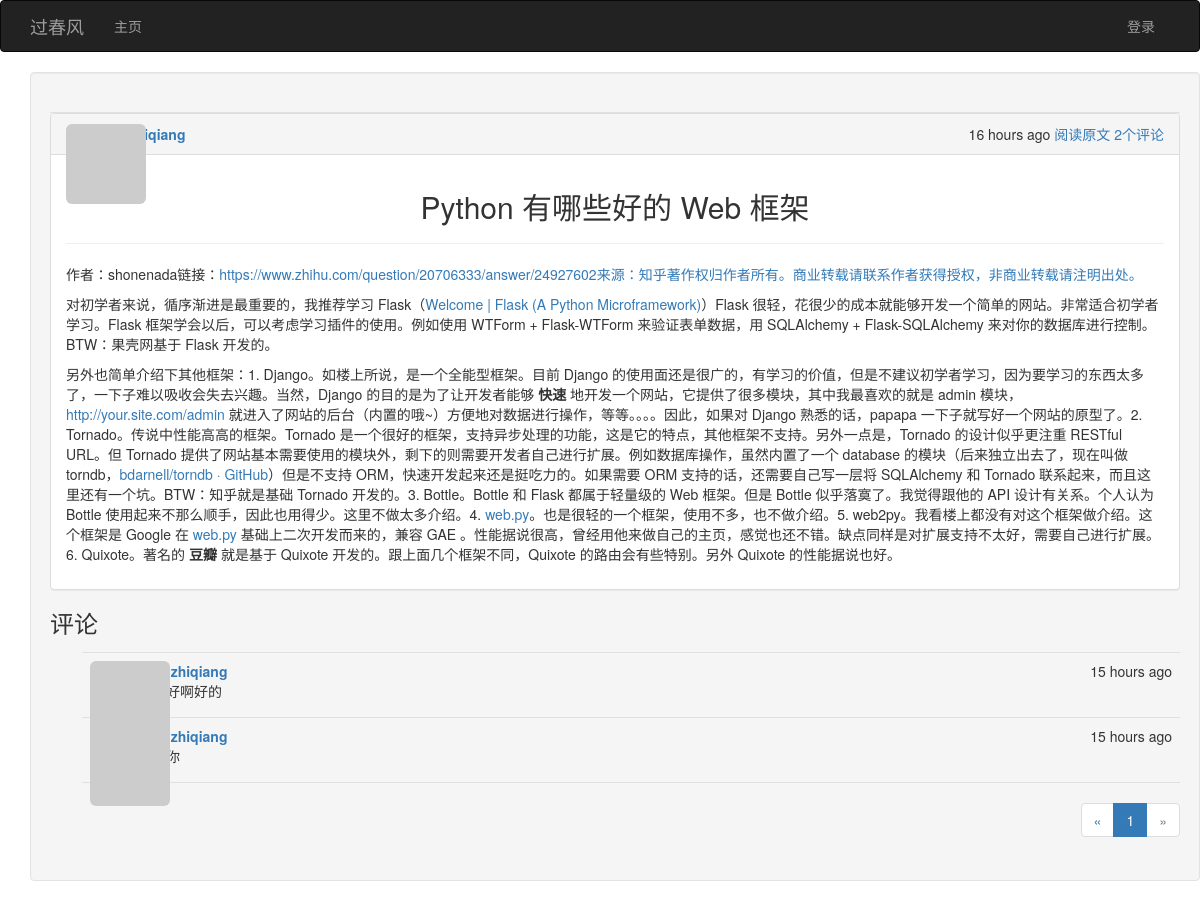
/post/108, run on the app's committed database.
### app/models.py (models this page shows, shortened)
class Post(db.Model):
	__tablename__='posts'
	id=db.Column(db.Integer,primary_key=True)
	body=db.Column(db.Text)
	title=db.Column(db.Text)
	timestamp=db.Column(db.DateTime,index=True,default=datetime.utcnow)
	author_id=db.Column(db.Integer,db.ForeignKey('users.id'))
	body_html=db.Column(db.Text)
	comments=db.relationship('Comment',backref='post',lazy='dynamic')

class Comment(db.Model):
	__tablename__='comments'
	id=db.Column(db.Integer,primary_key=True)
	body=db.Column(db.Text)
	body_html=db.Column(db.Text)
	timestamp=db.Column(db.DateTime,index=True,default=datetime.utcnow)
	disabled=db.Column(db.Boolean)
	author_id=db.Column(db.Integer,db.ForeignKey('users.id'))
	post_id=db.Column(db.Integer,db.ForeignKey('posts.id'))

class User(UserMixin,db.Model):
	__tablename__='users'
	id=db.Column(db.Integer,primary_key=True)
	email=db.Column(db.String(64),unique=True,index=True)
	username=db.Column(db.String(64),unique=True,index=True)
	role_id=db.Column(db.Integer,db.ForeignKey('roles.id'))
	password_hash=db.Column(db.String(128))
	confirmed=db.Column(db.Boolean,default=False)
	name=db.Column(db.String(64))
	location=db.Column(db.String(64))
	about_me=db.Column(db.Text())
	member_since=db.Column(db.DateTime(),default=datetime.utcnow)
	last_seen=db.Column(db.DateTime(),default=datetime.utcnow)
	avatar_hash=db.Column(db.String(32))
	posts=db.relationship('Post',backref='author',lazy='dynamic')
	followed=db.relationship('Follow',foreign_keys=[Follow.follower_id],backref=db.backref('follower',lazy='joined'),lazy='dynamic')
	followers=db.relationship('Follow',foreign_keys=[Follow.followed_id],backref=db.backref('followed',lazy='joined'),
		lazy='dynamic',cascade='all,delete-orphan')
	comments=db.relationship('Comment',backref='author',lazy='dynamic')
	def gravatar(self,size=100,default='identicon',rating='g'):
		if request.is_secure:
			url='https://secure.gravatar.com/avatar'
		else:
			url='http://www.gravatar.com/avatar'
		hash=self.avatar_hash or hashlib.md5(self.email.encode('utf-8')).hexdigest()
		return '{url}/{hash}?s={size}&d={default}&r={rating}'.format(url=url,hash=hash,
			size=size,default=default,rating=rating)
	@property
	def password(self):
		raise AttributeError('password is not a readable attribute')

### app/main/views.py (the view)
@main.route('/post/<int:id>',methods=['GET','POST'])
def post(id):
	post=Post.query.get_or_404(id)
	form=CommentForm()
	if form.validate_on_submit():
		comment=Comment(body=form.body.data,post=post,author=current_user._get_current_object())
		db.session.add(comment)
		flash('评论已经成功')
		return redirect(url_for('.post',id=post.id,page=-1))
	page=request.args.get('page',1,type=int)
	if page==-1:
		page=(post.comments.count()-1)/\
			current_app.config['FLASK_COMMETS_PER_PAGE']+1
	pagination=post.comments.order_by(Comment.timestamp.asc()).paginate(page,per_page=current_app.config['FLASK_COMMETS_PER_PAGE'],error_out=False)
	comments=pagination.items
	return render_template('post.html',posts=[post],form=form,comments=comments,pagination=pagination)

### app/auth/views.py (called while the page is built)
@auth.before_app_request
def before_request():
	if current_user.is_authenticated :
		current_user.ping()
		if not current_user.confirmed \
				and request.endpoint \
				and request.endpoint[:5]!='auth.'\
				and request.endpoint !='static':
			return redirect(url_for('auth.unconfirmed'))

### app/main/__init__.py (called while the page is built)
@main.app_context_processor
def inject_permissions():
	return dict (Permission=Permission)

### app/main/views.py (called while the page is built)
@main.after_app_request
def after_request(response):
	for query in get_debug_queries():
		if query.duration>=current_app.config['FLASKY_SLOW_DB_QUERY_TIME']:
			current_app.logger.warning('Slow query:%s\n Parameters:%s\nDuration:%f\nContext:%s\n'%(
				query.statement,query.parameters,query.duration,query.context))
	return response

### app/models.py (called while the page is built)
	def can(self,permissions):
		return False

	def is_administrator(self):
		return False

### app/templates/post.html (shortened to what this page needs)
{%extends "base.html"%}
{% import "bootstrap/wtf.html" as wtf %}
{% import "_macros.html" as macros %}
{%block page_content%}
 <div class="container">
    <div class="row">
        <div class="col-md-12 well">
            {% set post_body = True %}
            {% include "_posts.html" %}
            <h3>评论</h3>
            {% include "_comments.html" %}
            <nav class="text-center">
            <div class="pagination">
                {{ macros.pagination_widget(pagination, 'main.post', id=posts[0].id) }}
            </div>
            </nav>
        </div>
    </div>
</div>
{% endblock%}

### app/templates/_posts.html (shortened to what this page needs)
<div class="posts" style="margin-top: 20px">
	{%for post in posts%}
	<div class="post panel panel-default">
    	<div class="panel-heading" style="display: flex; justify-content: space-between;">
    		<div>
				<div class="post-thumbnail">
					<a href="{{url_for('.user',username=post.author.username)}}">
						<img class="img-rounded profile-thumbnail"
							src="{{post.author.gravatar(size=25)}}">
					</a>
				</div>
				<div class="post-author">
				<a href="{{url_for('.user',username=post.author.username)}}">
				</a>
				</div>
			</div>
			<span class="post-footer">
                <span >{{ moment(post.timestamp).fromNow() }}</span>
                <span ><a href="{{ url_for('main.post', id=post.id) }}">阅读原文</a></span>
                <span ><a href="{{ url_for('main.post', id=post.id) }}">{{ post.comments.count() }}个评论</a></span>
            </span>
		</div>
	<div class="panel-body">
			<div class="post-title">
                        <h2 style="text-align:center"> {{ post.title }} </h2>
                        <hr />
            </div>
            {% if post_body %}
            <div class="post-body">
                    {% if post.body_html %}
                        {{ post.body_html|safe }}
                    {% else %}
                        {{ post.body }}
                    {% endif %}
             </div>
            {% endif %}
		</div>
	</div>
	{%endfor%}
</div>

### app/templates/_comments.html (shortened to what this page needs)
<ul class="comments">
	{%for comment in comments%}
	<li class="comment">
		<div class="comment-thumbnail">
			<a href="{{url_for('.user',username=comment.author.username)}}">
				<img class="img-rounded profile-thumbnail"
							src="{{comment.author.gravatar(size=40)}}">
			</a>
		</div>
		<div class="comment-content">
			<div class="comment-date">{{moment(comment.timestamp).fromNow()}}</div>
			<div class="comment-author"><a href="{{url_for('.user', username=comment.author.username)}}">
				{{comment.author.username}}</a></div>
			<div class="comment-body">
			{%if moderate or not comment.disabled%}
				{%if comment.body_html%}
					{{comment.body_html|safe}}
				{%else%}
					{{comment.body}}
				{%endif%}
			{%endif%}
			</div>
			</div>
	</li>
	{%endfor%}
</ul>

### app/static/styles.css (style rules this page uses)
.profile-thumbnail { position: absolute; }
div.post-title { margin:0 auto; }
div.posts { list-style-type: none; padding: 0px; margin: 16px 0px 0px 0px; border-top: 1px solid #e0e0e0; }
div.post-author { font-weight: bold; margin-left: 30px; }
div.post-thumbnail { position: absolute; }
span.post-footer { margin-right: 0px; }
ul.comments { list-style-type: none; padding: 0px; margin: 16px 0px 0px 0px; }
ul.comments li.comment { margin-left: 32px; padding: 8px; border-bottom: 1px solid #e0e0e0; }
ul.comments li.comment:nth-child(1) { border-top: 1px solid #e0e0e0; }
div.comment-date { float: right; }
div.comment-author { font-weight: bold; }
div.comment-thumbnail { position: absolute; }
div.comment-content { margin-left: 48px; min-height: 48px; }
div.pagination { width: 100%; text-align: right; padding: 0px; margin: 0px; }

### data on the page
Post: timestamp "16 hours ago", comments.count "2", title "Python 有哪些好的 Web 框架", body_html "作者：shonenada链接： https://www.zhihu.com/question/20706333/answer/24927602来源：知乎著作权归作者所有。商业转载请联系作者获得授权，非商业转载请注明出处。 对初学者来说，循序渐进是最重要的，我推荐学习 Flask（ Welcome | Flask (A Python Microframework) ）Flask 很轻，花很少的成本就能够开发一个简单的网站。非常适合初学者学习。Flask 框架学会以后，可以考虑学习插件的使用。例如使用 WTForm + Flask-WTForm 来验证表单数据，用 SQLAlchemy + Flask-SQLAlchemy 来对你的数据库进行控制。BTW：果壳网基于 Flask 开发的。 另外也简单介绍下其他框架：1. Django。如楼上所说，是一个全能型框架。目前 Django 的使用面还是很广的，有学习的价值，但是不建议初学者学习，因为要学习的东西太多了，一下子难以吸收会失去兴趣。当然，Django 的目的是为了让开发者能够 快速 地开发一个网站，它提供了很多模块，其中我最喜欢的就是 admin 模块， http://your.site.com/admin 就进入了网站的后台（内置的哦~）方便地对数据进行操作，等等。。。。因此，如果对 Django 熟悉的话，papapa 一下子就写好一个网站的原型了。2. Tornado。传说中性能高高的框架。Tornado 是一个很好的框架，支持异步处理的功能，这是它的特点，其他框架不支持。另外一点是，Tornado 的设计似乎更注重…"
Comment: timestamp "15 hours ago", author.username "chenzhiqiang", body_html "好好好啊好的"
Comment: timestamp "15 hours ago", author.username "chenzhiqiang"

### other printed values
{{ p }} "1"
